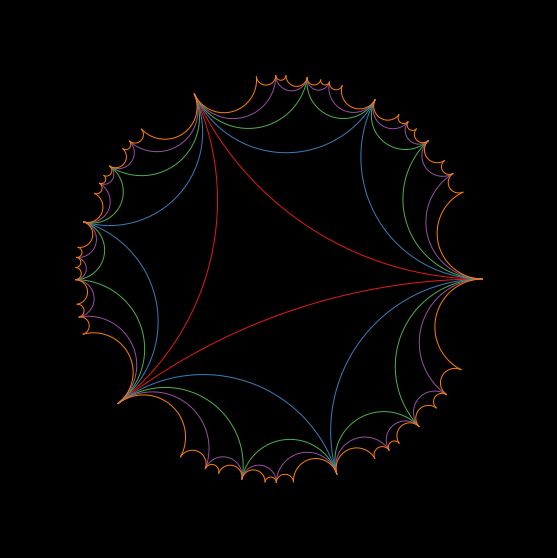

Write the Python code that produced this figure.
import planegeometry.geometry as g
from math import cos, sin, atan2
import matplotlib.pyplot as plt
import seaborn as sb

Thetas0 = [0, 2, 3.8]

circ = g.Circle((0,0), 3)

depth = 5
colors = sb.color_palette(palette="Set1", n_colors=depth)

arcs = [circ.orthogonalThroughTwoPointsOnCircle(
    Thetas0[i], Thetas0[(i+1) % 3], arc = True
) for i in range(3)]
  
inversions = [g.Inversion(arc.center, arc.radius**2) for arc in arcs]
  
Ms = [None]*depth
  
Ms[0] = [(cos(theta), sin(theta)) for theta in Thetas0]
  
Ms[1] = [None]*3
for i in range(3):
     im1 = (i-1) % 3
     M = inversions[i].invert(Ms[0][im1])
     Ms[1][i] = (M, i)

for d in range(depth)[2:]:
    n1 = len(Ms[d-1])
    n2 = 2*n1
    Ms[d] = [None]*n2
    k = 0
    while k < n2:
        for j in range(n1):
            M, iota = Ms[d-1][j]
            for i in range(3):
                if i != iota:
                    newM = inversions[i].invert(M)
                    Ms[d][k] = (newM, i)
                    k += 1

figure, axes = plt.subplots(facecolor="black", figsize=(10, 10))
axes.set_aspect(1)

def draw_arc(arc, color):
    axes.add_artist(
        plt.Polygon(arc.path(), fill=False, color=color, closed=False)
    )

[draw_arc(arc, colors[0]) for arc in arcs]

for i in range(3):
    x, y = Ms[0][i]
    Ms[0][i] = atan2(y,x)
for j in range(depth)[1:]:
    for k in range(len(Ms[j])):
        a, iota = Ms[j][k]
        x, y = a
        Ms[j][k] = atan2(y,x)
        
thetas = Ms[0]
for d in range(depth)[1:]:
    thetas = thetas + Ms[d]
    thetas.sort()
    for i in range(len(thetas)):
        ip1 = (i+1) % len(thetas)
        arc = circ.orthogonalThroughTwoPointsOnCircle(
            thetas[i], thetas[ip1], arc = True
        )
        draw_arc(arc, colors[d])



plt.xlim(-4, 4)
plt.ylim(-4, 4)
plt.axis("off")
plt.show()
